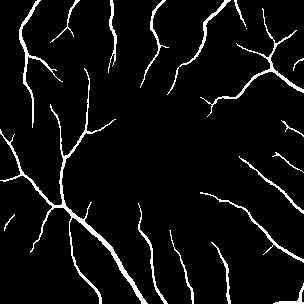
#> input picture dataset/OCTA500_3M/test/label/10463.bmp, 304 x 304 px, found by its file name; its folder holds only this picture in this run
$ python _overlays_GT-Methods_one-image.py
#> lines starting #> are read from the running program, lines starting #| are printed output that depends on the picture
import os
import cv2
import numpy as np
from tqdm import tqdm
from sklearn.metrics import f1_score

# === CONFIGURATION ===
base_dataset_path = "/mnt/c/Users/Amine/Projects/HV_OCTAMamba/dataset"
base_output_path = "/mnt/c/Users/Amine/Projects/HV_OCTAMamba/output"
overlay_output_path = "/mnt/c/Users/Amine/Projects/HV_OCTAMamba/overlays"
target_size = (224, 224)

# Couleurs en BGR
COLORS = {
    'fp': (0, 0, 255),    # Rouge pour les faux positifs
    'fn': (255, 0, 0),    # Bleu pour les faux négatifs
    'gt': (0, 255, 0),    # Vert pour la vérité terrain
    'tp': (0, 128, 0),    # Vert foncé pour les vrais positifs
    'bg': (255, 255, 255) # Blanc pour le fond
}

datasets = ["OCTA500_3M", "OCTA500_6M", "ROSSA"]
models_dirs = {
    "HV-OCTAMamba": "HV_OCTAMamba_last",
    "OCTAMamba": "OCTAMamba",
    "AC-Mamba": "AC-Mamba",
    "H-vmunet": "H_vmunet",
    "H2Former": "H2Former",
    "MISSFormer": "MISSFormer",
    "VM-UNet": "VM-UNet",
    "VM-UNetv2": "VM_Unetv2",
    "Swin-Unet": "Swin_Unet",
    "R2UNet": "R2U_Net",
    "UNet++": "UNetpp",
    "U-Net": "UNet"
}

# === FONCTIONS UTILITAIRES ===
def compute_dice(pred, gt):
    pred = pred.flatten()
    gt = gt.flatten()
    return f1_score(gt, pred)

def add_legend(img):
    """Ajoute une légende colorée à l'image"""
    h, w = img.shape[:2]
    legend = np.zeros((100, w, 3), dtype=np.uint8) + 255

    # Texte de légende
    cv2.putText(legend, 'FP (False Positive): Red', (10, 20),
                cv2.FONT_HERSHEY_SIMPLEX, 0.4, COLORS['fp'], 1)
    cv2.putText(legend, 'FN (False Negative): Blue', (10, 40),
                cv2.FONT_HERSHEY_SIMPLEX, 0.4, COLORS['fn'], 1)
    cv2.putText(legend, 'TP (True Positive): Dark Green', (10, 60),
                cv2.FONT_HERSHEY_SIMPLEX, 0.4, COLORS['tp'], 1)
    cv2.putText(legend, 'GT (Ground Truth): Light Green', (10, 80),
                cv2.FONT_HERSHEY_SIMPLEX, 0.4, COLORS['gt'], 1)

    return np.vstack([img, legend])

def generate_full_overlay(gt, pred):
    """Overlay avec zones pleines colorées"""
    gt_bin = (gt > 127).astype(np.uint8)
    pred_bin = (pred > 127).astype(np.uint8)

    fp = np.logical_and(pred_bin == 1, gt_bin == 0)
    fn = np.logical_and(pred_bin == 0, gt_bin == 1)
    tp = np.logical_and(pred_bin == 1, gt_bin == 1)

    overlay = np.zeros((*gt.shape, 3), dtype=np.uint8)
    overlay[fp] = COLORS['fp']
    overlay[fn] = COLORS['fn']
    overlay[tp] = COLORS['tp']

    # Fusion avec la vérité terrain
    gt_rgb = cv2.cvtColor(gt, cv2.COLOR_GRAY2BGR)
    return cv2.addWeighted(overlay, 0.7, gt_rgb, 0.3, 0)

def generate_outline_overlay(gt, pred):
    """Version avec contours seulement"""
    gt_bin = (gt > 127).astype(np.uint8)
    pred_bin = (pred > 127).astype(np.uint8)

    # Détection des contours
    fp = cv2.Canny(np.uint8(np.logical_and(pred_bin == 1, gt_bin == 0)) * 255, 50, 150)
    fn = cv2.Canny(np.uint8(np.logical_and(pred_bin == 0, gt_bin == 1)) * 255, 50, 150)
    tp = cv2.Canny(np.uint8(np.logical_and(pred_bin == 1, gt_bin == 1)) * 255, 50, 150)

    overlay = cv2.cvtColor(gt, cv2.COLOR_GRAY2BGR)
    overlay[fp > 0] = COLORS['fp']
    overlay[fn > 0] = COLORS['fn']
    overlay[tp > 0] = COLORS['tp']

    return overlay

# === EXECUTION PRINCIPALE ===
for dataset_name in datasets:
    gt_dir = os.path.join(base_dataset_path, dataset_name, "test", "label")
    filenames = sorted([f for f in os.listdir(gt_dir) if f.endswith(('.png', '.bmp'))])

    print(f"\n=== Dataset: {dataset_name} ===")

    for model_name, model_folder in models_dirs.items():
        pred_dir = os.path.join(base_output_path, model_folder, dataset_name, f"{model_folder}_v1_output_masks")
        dice_scores = []

        # Dossiers de sortie
        full_overlay_dir = os.path.join(overlay_output_path, "full", model_folder, dataset_name)
        outline_overlay_dir = os.path.join(overlay_output_path, "outline", model_folder, dataset_name)
        os.makedirs(full_overlay_dir, exist_ok=True)
        os.makedirs(outline_overlay_dir, exist_ok=True)

        print(f"\nModel: {model_name}")

        # On ne traite que la première image du dataset
        if filenames:  # Vérifie qu'il y a bien des fichiers
            fname = filenames[0]  # Prend la première image
            gt_path = os.path.join(gt_dir, fname)

            # Gestion des extensions
            pred_path = os.path.join(pred_dir, fname)
            if not os.path.exists(pred_path):
                alt_ext = ".png" if fname.endswith(".bmp") else ".bmp"
                pred_path = os.path.join(pred_dir, os.path.splitext(fname)[0] + alt_ext)
            if os.path.exists(pred_path):  # Si le fichier de prédiction existe
                # Lecture et redimensionnement
                gt = cv2.imread(gt_path, cv2.IMREAD_GRAYSCALE)
#> gt: shape (304, 304); 5.5% white in thin lines or dots
                pred = cv2.imread(pred_path, cv2.IMREAD_GRAYSCALE)
                gt = cv2.resize(gt, target_size, interpolation=cv2.INTER_NEAREST)
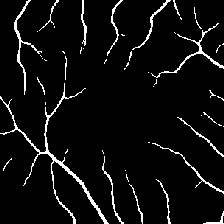
#> gt: shape (224, 224); 5.5% white in thin lines or dots
                pred = cv2.resize(pred, target_size, interpolation=cv2.INTER_NEAREST)

                # Calcul du score Dice
                gt_bin = (gt > 127).astype(np.uint8)
#> gt_bin: shape (224, 224); values 0 (black) and 1 (white), 5.5% white in thin lines or dots
                pred_bin = (pred > 127).astype(np.uint8)
                dice = compute_dice(pred_bin, gt_bin)
#> dice = 1
                dice_scores.append(dice)

                # Génération des overlays
                full_overlay = generate_full_overlay(gt, pred)
#> in generate_full_overlay, `fp = np.logical_and(pred_bin == 1, gt_bin == 0)`: fp: shape (224, 224) bool; every value is 0
#> in generate_full_overlay, `gt_rgb = cv2.cvtColor(gt, cv2.COLOR_GRAY2BGR)`: gt_rgb: shape (224, 224, 3); 5.5% white in thin lines or dots
#> in generate_full_overlay, `return cv2.addWeighted(overlay, 0.7, gt_rgb, 0.3, 0)`:
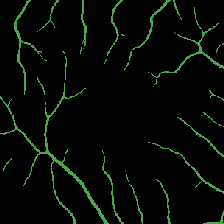
#> returned value: shape (224, 224, 3); mean of channels 0, 1, 2 4.2, 9.1, 4.2; drawn as B, G, R
                outline_overlay = generate_outline_overlay(gt, pred)
#> in generate_outline_overlay, `tp = cv2.Canny(np.uint8(np.logical_and(pred_bin == 1, gt_bin == 1)) * ..`:
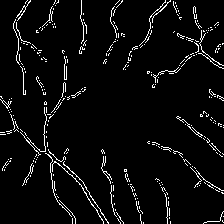
#> tp: shape (224, 224); 4.7% white in thin lines or dots
#> in generate_outline_overlay, `overlay[tp > 0] = COLORS['tp']`:
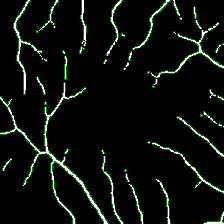
#> overlay: shape (224, 224, 3); mean B, G, R 11.2, 17.3, 11.2

                # Sauvegarde en .png (même si le nom original était en .bmp)
                base_name = os.path.splitext(fname)[0]  # Supprime l'extension originale
                cv2.imwrite(os.path.join(full_overlay_dir, f"full_{base_name}.png"), full_overlay)
                cv2.imwrite(os.path.join(outline_overlay_dir, f"outline_{base_name}.png"), outline_overlay)

print("\n=== Traitement terminé ===")
